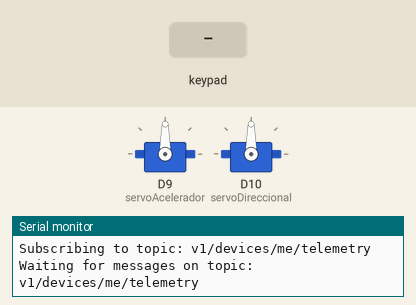
Bench run of a sketch on a simulated Arduino MKR. On the bench: 2 × servo, the last lines printed to the serial monitor. The inputs (shaded band) are chosen by the test bench. WiFi joins after 1.5 s; servers stay silent unless stated; no MQTT or app messages arrive unless stated.

Above: at 2.7 s.
2.8 s: keypad keys 2 3 4 5 pressed 0.4 s apart
At 4.9 s:
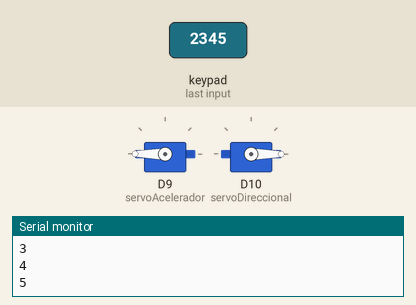
5.9 s: key '7' pressed
At 6.7 s:
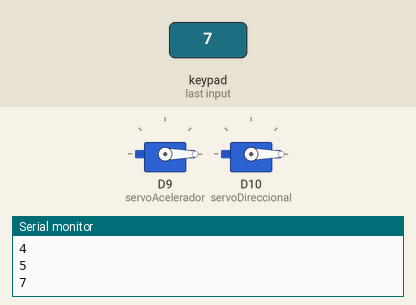
7.4 s: keypad keys 8 7 6 # pressed 0.4 s apart
At 8.5 s:
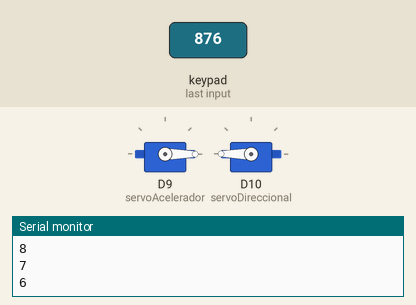
12.0 s: key '1' pressed
At 12.6 s:
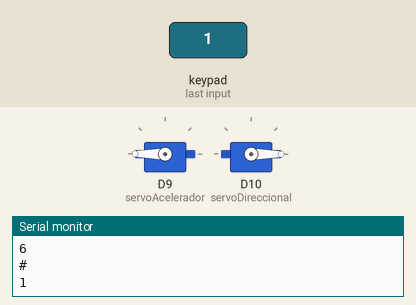
13.5 s: key '3' pressed
At 13.8 s:
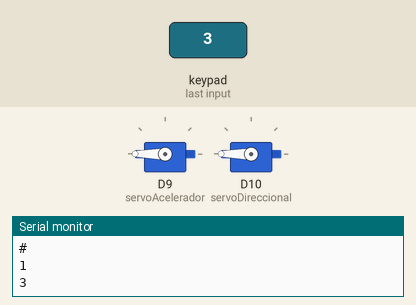
Timing chart, 0 to 16.0 s (numbered marks = the images above; inputs shaded):
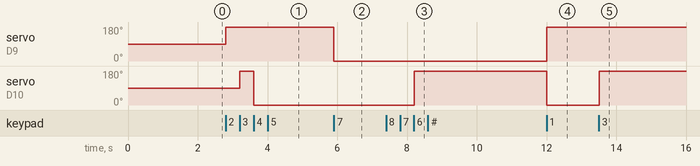

The sketch:

proyecto_car_arduino.ino
```cpp
#include <Servo.h>
#include <Keypad.h>
#include <ArduinoMqttClient.h>

// #if defined(ARDUINO_SAMD_MKRWIFI1010) || defined(ARDUINO_SAMD_NANO_33_IOT) || defined(ARDUINO_AVR_UNO_WIFI_REV2)
  // #include <WiFiNINA.h>
// #elif defined(ARDUINO_SAMD_MKR1000)
  #include <WiFi101.h>
// #elif defined(ARDUINO_ARCH_ESP8266)
//   #include <ESP8266WiFi.h>
// #elif defined(ARDUINO_PORTENTA_H7_M7) || defined(ARDUINO_NICLA_VISION) || defined(ARDUINO_ARCH_ESP32) || defined(ARDUINO_GIGA) || defined(ARDUINO_OPTA)
//   #include <WiFi.h>
// #elif defined(ARDUINO_PORTENTA_C33)
//   #include <WiFiC3.h>
// #elif defined(ARDUINO_UNOR4_WIFI)
//   #include <WiFiS3.h>
// #endif

#include "arduino_secrets.h"
///////please enter your sensitive data in the Secret tab/arduino_secrets.h
char ssid[] = SECRET_SSID;    // your network SSID (name)
char pass[] = SECRET_PASS;    // your network password (use for WPA, or use as key for WEP)

// To connect with SSL/TLS:
// 1) Change WiFiClient to WiFiSSLClient.
// 2) Change port value from 1883 to 8883.
// 3) Change broker value to a server with a known SSL/TLS root certificate
//    flashed in the WiFi module.

WiFiClient wifiClient;
MqttClient mqttClient(wifiClient);

const char broker[] = "iot.eie.ucr.ac.cr";
int        port     = 1883;
const char topic[]  = "v1/devices/me/telemetry";
Servo servoAcelerador;
Servo servoDireccional;

int pos = 0;
String client_instruccion = String("Avanza");
int instruccion_number = 0;
const byte ROWS = 4;
const byte COLS = 3;
char keys[ROWS][COLS] ={
  {'1','2','3'},
  {'4','5','6'},
  {'7','8','9'},
  {'*','0','#'}
};
byte rowPins[ROWS] = {2,3,4,5};
byte colPins[COLS] = {8,7,6};

Keypad keypad = Keypad(makeKeymap(keys), rowPins, colPins, ROWS,COLS);
void setup() {
  //////////////////////////////////////
  //      Inicia conexion MQTT      //
  //////////////////////////////////////
  //Initialize serial and wait for port to open:
    Serial.begin(9600);
    while (!Serial) {
      ; // wait for serial port to connect. Needed for native USB port only
    }

    // attempt to connect to WiFi network:
    Serial.print("Attempting to connect to WPA SSID: ");
    Serial.println(ssid);
    while (WiFi.begin(ssid, pass) != WL_CONNECTED) {
      // failed, retry
      Serial.print(".");
      delay(5000);
    }

    Serial.println("You're connected to the network");
    Serial.println();

    // You can provide a unique client ID, if not set the library uses Arduino-millis()
    // Each client must have a unique client ID
    // mqttClient.setId("clientId");

    // You can provide a username and password for authentication
    // mqttClient.setUsernamePassword("username", "password");

    Serial.print("Attempting to connect to the MQTT broker: ");
    Serial.println(broker);

    if (!mqttClient.connect(broker, port)) {
      Serial.print("MQTT connection failed! Error code = ");
      Serial.println(mqttClient.connectError());

      while (1);
    }

    Serial.println("You're connected to the MQTT broker!");
    Serial.println();

    Serial.print("Subscribing to topic: ");
    Serial.println(topic);
    Serial.println();

    // subscribe to a topic
    mqttClient.subscribe(topic);

    // topics can be unsubscribed using:
    // mqttClient.unsubscribe(topic);

    Serial.print("Waiting for messages on topic: ");
    Serial.println(topic);
    Serial.println();

  //////////////////////////////////////
  //      Finaliza conexion MQTT      //
  //////////////////////////////////////

  //////////////////////////////////////
  // Configuracion Servomotores       //
  //////////////////////////////////////
    servoAcelerador.attach(9);
    servoDireccional.attach(10);

  if (
    client_instruccion.compareTo("Avanza")==0  ||
    client_instruccion.compareTo("Adelante") ==0  ||
    client_instruccion.compareTo("Go")==0         ||
    client_instruccion.compareTo("Forward")==0
    ){
    instruccion_number = 1;
    }else if (
      client_instruccion.compareTo("Retrocede")==0  ||
      client_instruccion.compareTo("Atras")==0      ||
      client_instruccion.compareTo("Back")==0       ||
      client_instruccion.compareTo("Backward")==0
      )
      {
        instruccion_number = 2;
      }
}

void loop() {
  //////////////////////////////////////
  //       Inicia Mensaje MQTT        //
  //////////////////////////////////////
    int messageSize = mqttClient.parseMessage();
    if (messageSize) {
      // we received a message, print out the topic and contents
      Serial.print("Received a message with topic '");
      Serial.print(mqttClient.messageTopic());
      Serial.print("', length ");
      Serial.print(messageSize);
      Serial.println(" bytes:");

      // use the Stream interface to print the contents
      while (mqttClient.available()) {
        Serial.print((char)mqttClient.read());
      }
      Serial.println();

      Serial.println();
    }
  //////////////////////////////////////
  //       Finaliza Mensaje MQTT        //
  //////////////////////////////////////

  //////////////////////////////////////
  //  Inicia Recibir key Keypad       //
  //////////////////////////////////////
    char key = keypad.getKey();
    if(key != NO_KEY){
      Serial.println(key);
    }
  //////////////////////////////////////
  //  Inicia Recibir key Keypad       //
  //////////////////////////////////////

  //////////////////////////////////////
  //  Inicia movimiento Servomotoes   //
  //////////////////////////////////////
    for(pos = -180; pos <= 180; pos++) {
      switch(key){
        case '1':
              servoAcelerador.write(pos);
              servoDireccional.write(-pos);
          break;

        case '2':
            servoAcelerador.write(pos);
          break;

        case '3':
              servoAcelerador.write(pos);
              servoDireccional.write(pos);
          break;

        case '4':
              servoDireccional.write(-pos);
          break;

        case '5':// No hace nada
        break;

        case '6':
              servoDireccional.write(pos);
          break;

        case '7':
              servoAcelerador.write(-pos);
              servoDireccional.write(-pos);
          break;

        case '8':
            servoAcelerador.write(-pos);
          break;

        case '9':
            servoAcelerador.write(-pos);
            servoDireccional.write(pos);

      }
    }
  //////////////////////////////////////
  //  Finaliza movimiento Servomotoes //
  //////////////////////////////////////


}
```

arduino_secrets.h
```cpp
#define SECRET_SSID "faf7adf0-234b-11ef-b343-e18dce159afc"
#define SECRET_PASS "NOFYdhRhXDSNO37S1W5C"
```

Measured:
- after the input at 2.8 s, servo on D9 (servoAcelerador): 90° → 180° at once; servo on D10 (servoDireccional): 90° → 180° after 0.40 s, → 0° 0.40 s later
- after the input at 5.9 s, servo on D9 (servoAcelerador): 180° → 0° at once
- after the input at 7.4 s, servo on D10 (servoDireccional): 0° → 180° after 0.80 s
- after the input at 12.0 s, servo on D9 (servoAcelerador): 0° → 180° at once; servo on D10 (servoDireccional): 180° → 0° at once
- after the input at 13.5 s, servo on D10 (servoDireccional): 0° → 180° at once
